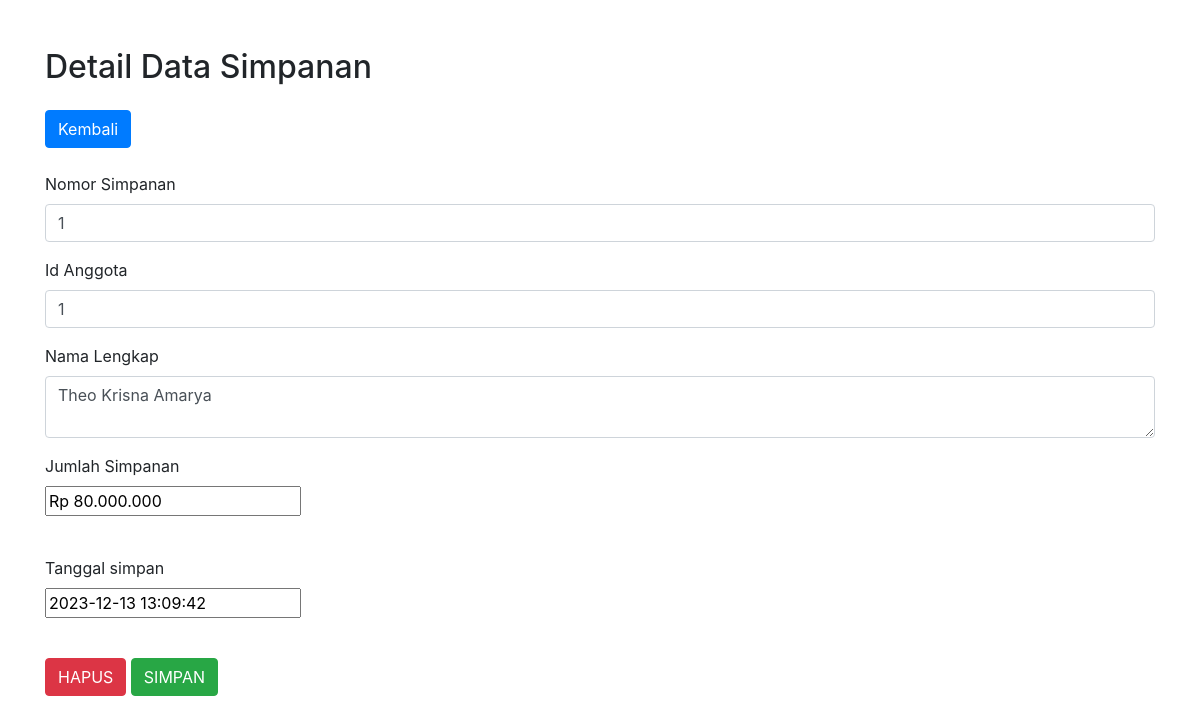
Page /master/admin/simpanan/simpanan_detail.php?nomor_simpan=1 on the committed database.
### tables this page shows
CREATE TABLE `simpan` (
  `nomor_simpan` int(11) NOT NULL,
  `id_anggota` int(11) NOT NULL,
  `simpanan` int(11) NOT NULL,
  `tanggal_simpan` timestamp NOT NULL DEFAULT current_timestamp() ON UPDATE current_timestamp()
);

CREATE TABLE `anggota` (
  `id` int(11) NOT NULL,
  `nama` varchar(50) NOT NULL,
  `telp` varchar(15) NOT NULL,
  `alamat` text NOT NULL,
  `gender` varchar(2) NOT NULL,
  `tanggal_lahir` date NOT NULL,
  `status` varchar(20) NOT NULL,
  `username` varchar(50) NOT NULL,
  `password` varchar(50) NOT NULL,
  `sign_date` timestamp NOT NULL DEFAULT current_timestamp() ON UPDATE current_timestamp()
);

### class_db.php (called while the page is built, shortened)
<?php
class database {
    private $con;
    public $host = "localhost";
    public $username = "root";
    public $password = "";
    public $db = "koperasi";
    function start_con(){
        $this->con = new mysqli($this->host, $this->username, $this->password, $this->db);
    }
    function sqlquery($sql){
        return $this->con->query($sql);
    }
    function datasql($sql){
        $data = array();
        $hasil = $this->sqlquery($sql);
        if ($hasil) {
            $data = $hasil->fetch_array(MYSQLI_BOTH);
        }
        return $data;
    }
}
?>

### master/admin/simpanan/simpanan_detail.php (the view, shortened to what this page needs)
<?php
include '../../../class_db.php';
$db = new database();
$nomor_simpan = $_GET['nomor_simpan'];
$sql = "SELECT s.*, a.nama AS nama
        FROM simpan s
        JOIN anggota a ON s.id_anggota = a.id
        WHERE nomor_simpan = '$nomor_simpan'";
$dat = $db->datasql($sql);
?>
<!DOCTYPE html>
<html lang="en">
    <head>
        <link rel="stylesheet" href="https://stackpath.bootstrapcdn.com/bootstrap/4.3.1/css/bootstrap.min.css"
>
        <link rel="stylesheet" href="path/to/your/custom.css">
    </head>
    <body>
    <div class="container mt-5">
        <h2 class="mb-4">Detail Data Simpanan</h2>
        <div class="menu-box mb-4">
            <a href="simpanan.php" class="btn btn-primary">Kembali</a>
        </div>
        <form action="simpanan_proc.php" method="POST">
            <div class="form-group">
                <label for="nomor_simpan">Nomor Simpanan</label>
                <input type="text" class="form-control" name="nomor_simpan" id="nomor_simpan" value="<?= $dat['nomor_simpan'] ?>">
            </div>
            <div class="form-group">
                <label for="id_anggota">Id Anggota</label>
                <input type="text" class="form-control" name="id_anggota" id="id_anggota" value="<?= $dat['id_anggota'] ?>">
            </div>
            <div class="form-group">
                <label for="nama">Nama Lengkap</label>
                <textarea class="form-control" name="nama" id="nama"><?= $dat['nama'] ?></textarea>
            </div>
            <div class="form-group">
                <label for="simpanan">Jumlah Simpanan</label><br>
                <input type="text" name="simpanan" id="simpanan" value="Rp <?= number_format($dat['simpanan'], 0, ',', '.') ?>"><br><br>
            </div>
            <div class="form-group">
                <label for="tanggal_simpan">Tanggal simpan</label><br>
                <input type="text" name="tanggal_simpan" id="tanggal_simpan" value="<?= $dat['tanggal_simpan'] ?>"><br><br>
            </div>
        <div class="form-group">
            <input type="submit" class="btn btn-danger" name="submit_delete" value="HAPUS" onclick="return confirm('Yakin Hapus Data?')">
            <input type="submit" class="btn btn-success" name="submit_edit" value="SIMPAN" onclick="return confirm('Yakin Simpan Data?')">
        </div>
    </form>
</div>
</body>
</html>

### rows in the picture
simpan: nomor_simpan "1", id_anggota "1", nama "Theo Krisna Amarya", simpanan "Rp 80.000.000", tanggal_simpan "2023-12-13 13:09:42"
